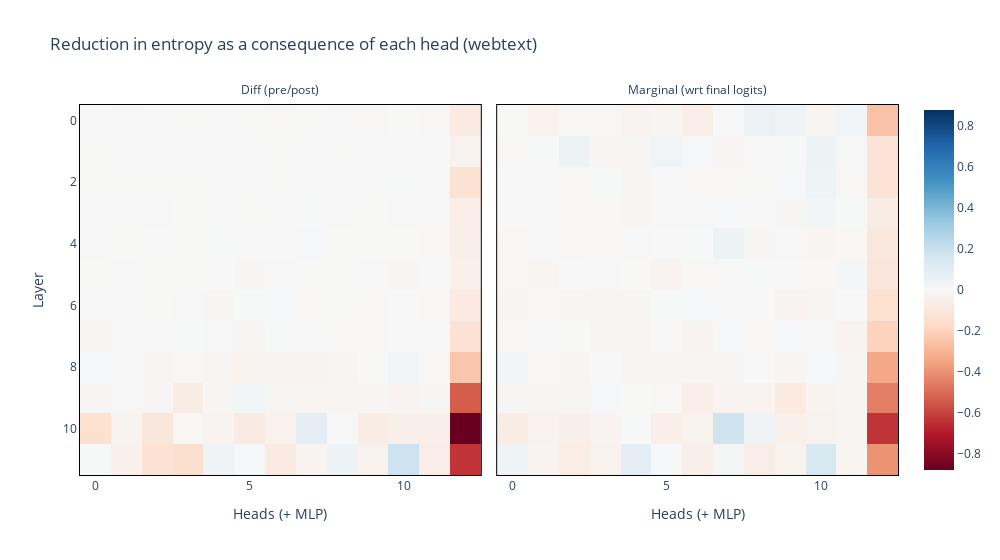
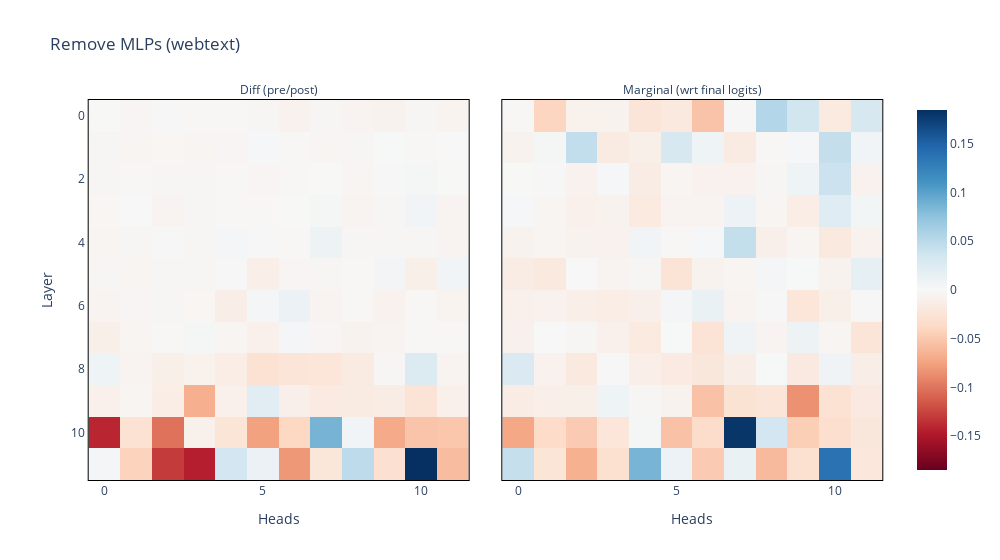
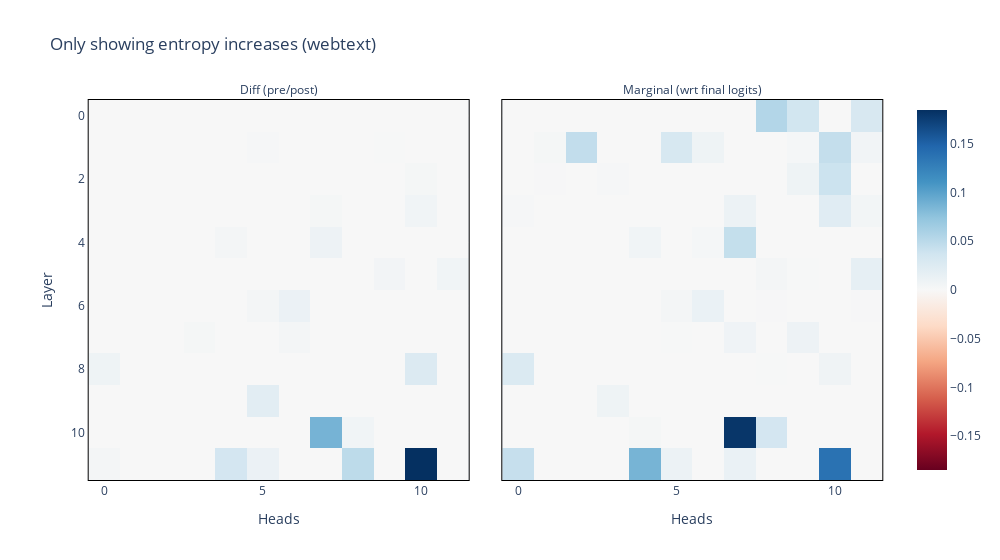

The cell these charts' notebook holds for them, in order:
### Markdown cell above
![image.png](attachment:image.png)

### Code cell
fig_list = make_entropy_plots(entropy_diffs_ioi, entropy_marginals_ioi, model, title="webtext", static=True)

for fig in fig_list:
    fig.show(config = {'displaylogo': False, 'staticPlot': True})

### Figure 1 — Plotly figure (JSON) as saved in the notebook; plotly's stock layout.template omitted (floating-point values rounded to 4 significant figures; data arrays with more than 128 entries replaced by an {"elided": "..."} marker saying what was removed)
{"data": [{"coloraxis": "coloraxis", "hovertemplate": "Heads (+ MLP): %{x}<br>Layer: %{y}<br>color: %{z}<extra></extra>", "name": "0", "type": "heatmap", "xaxis": "x", "yaxis": "y", "z": {"elided": "12x13 float values"}}, {"coloraxis": "coloraxis", "hovertemplate": "Heads (+ MLP): %{x}<br>Layer: %{y}<br>color: %{z}<extra></extra>", "name": "1", "type": "heatmap", "xaxis": "x2", "yaxis": "y2", "z": {"elided": "12x13 float values"}}], "layout": {"annotations": [{"font": {}, "showarrow": false, "text": "Diff (pre/post)", "x": 0.245, "xanchor": "center", "xref": "paper", "y": 1, "yanchor": "bottom", "yref": "paper"}, {"font": {}, "showarrow": false, "text": "Marginal (wrt final logits)", "x": 0.755, "xanchor": "center", "xref": "paper", "y": 1, "yanchor": "bottom", "yref": "paper"}], "coloraxis": {"cmid": 0, "colorscale": [[0, "rgb(103,0,31)"], [0.1, "rgb(178,24,43)"], [0.2, "rgb(214,96,77)"], [0.3, "rgb(244,165,130)"], [0.4, "rgb(253,219,199)"], [0.5, "rgb(247,247,247)"], [0.6, "rgb(209,229,240)"], [0.7, "rgb(146,197,222)"], [0.8, "rgb(67,147,195)"], [0.9, "rgb(33,102,172)"], [1, "rgb(5,48,97)"]]}, "modebar": {"add": ["drawline", "drawopenpath", "drawclosedpath", "drawcircle", "drawrect", "eraseshape"]}, "title": {"text": "Reduction in entropy as a consequence of each head (webtext)"}, "width": 1000, "xaxis": {"anchor": "y", "constrain": "domain", "domain": [0, 0.49], "linecolor": "black", "linewidth": 1, "mirror": true, "scaleanchor": "y", "showline": true, "title": {"text": "Heads (+ MLP)"}}, "xaxis2": {"anchor": "y2", "domain": [0.51, 1], "linecolor": "black", "linewidth": 1, "matches": "x", "mirror": true, "showline": true, "title": {"text": "Heads (+ MLP)"}}, "yaxis": {"anchor": "x", "autorange": "reversed", "constrain": "domain", "domain": [0, 1], "linecolor": "black", "linewidth": 1, "mirror": true, "showline": true, "title": {"text": "Layer"}}, "yaxis2": {"anchor": "x2", "domain": [0, 1], "linecolor": "black", "linewidth": 1, "matches": "y", "mirror": true, "showline": true, "showticklabels": false}}}

### Figure 2 — Plotly figure (JSON) as saved in the notebook; plotly's stock layout.template omitted (floating-point values rounded to 4 significant figures; data arrays with more than 128 entries replaced by an {"elided": "..."} marker saying what was removed)
{"data": [{"coloraxis": "coloraxis", "hovertemplate": "Heads: %{x}<br>Layer: %{y}<br>color: %{z}<extra></extra>", "name": "0", "type": "heatmap", "xaxis": "x", "yaxis": "y", "z": {"elided": "12x12 float values"}}, {"coloraxis": "coloraxis", "hovertemplate": "Heads: %{x}<br>Layer: %{y}<br>color: %{z}<extra></extra>", "name": "1", "type": "heatmap", "xaxis": "x2", "yaxis": "y2", "z": {"elided": "12x12 float values"}}], "layout": {"annotations": [{"font": {}, "showarrow": false, "text": "Diff (pre/post)", "x": 0.245, "xanchor": "center", "xref": "paper", "y": 1, "yanchor": "bottom", "yref": "paper"}, {"font": {}, "showarrow": false, "text": "Marginal (wrt final logits)", "x": 0.755, "xanchor": "center", "xref": "paper", "y": 1, "yanchor": "bottom", "yref": "paper"}], "coloraxis": {"cmax": 0.1847, "cmid": 0, "cmin": -0.1847, "colorscale": [[0, "rgb(103,0,31)"], [0.1, "rgb(178,24,43)"], [0.2, "rgb(214,96,77)"], [0.3, "rgb(244,165,130)"], [0.4, "rgb(253,219,199)"], [0.5, "rgb(247,247,247)"], [0.6, "rgb(209,229,240)"], [0.7, "rgb(146,197,222)"], [0.8, "rgb(67,147,195)"], [0.9, "rgb(33,102,172)"], [1, "rgb(5,48,97)"]]}, "modebar": {"add": ["drawline", "drawopenpath", "drawclosedpath", "drawcircle", "drawrect", "eraseshape"]}, "title": {"text": "Remove MLPs (webtext)"}, "width": 1000, "xaxis": {"anchor": "y", "constrain": "domain", "domain": [0, 0.49], "linecolor": "black", "linewidth": 1, "mirror": true, "scaleanchor": "y", "showline": true, "title": {"text": "Heads"}}, "xaxis2": {"anchor": "y2", "domain": [0.51, 1], "linecolor": "black", "linewidth": 1, "matches": "x", "mirror": true, "showline": true, "title": {"text": "Heads"}}, "yaxis": {"anchor": "x", "autorange": "reversed", "constrain": "domain", "domain": [0, 1], "linecolor": "black", "linewidth": 1, "mirror": true, "showline": true, "title": {"text": "Layer"}}, "yaxis2": {"anchor": "x2", "domain": [0, 1], "linecolor": "black", "linewidth": 1, "matches": "y", "mirror": true, "showline": true, "showticklabels": false}}}

### Figure 3 — Plotly figure (JSON) as saved in the notebook; plotly's stock layout.template omitted (floating-point values rounded to 4 significant figures; data arrays with more than 128 entries replaced by an {"elided": "..."} marker saying what was removed)
{"data": [{"coloraxis": "coloraxis", "hovertemplate": "Heads: %{x}<br>Layer: %{y}<br>color: %{z}<extra></extra>", "name": "0", "type": "heatmap", "xaxis": "x", "yaxis": "y", "z": {"elided": "12x12 float values"}}, {"coloraxis": "coloraxis", "hovertemplate": "Heads: %{x}<br>Layer: %{y}<br>color: %{z}<extra></extra>", "name": "1", "type": "heatmap", "xaxis": "x2", "yaxis": "y2", "z": {"elided": "12x12 float values"}}], "layout": {"annotations": [{"font": {}, "showarrow": false, "text": "Diff (pre/post)", "x": 0.245, "xanchor": "center", "xref": "paper", "y": 1, "yanchor": "bottom", "yref": "paper"}, {"font": {}, "showarrow": false, "text": "Marginal (wrt final logits)", "x": 0.755, "xanchor": "center", "xref": "paper", "y": 1, "yanchor": "bottom", "yref": "paper"}], "coloraxis": {"cmax": 0.1847, "cmid": 0, "cmin": -0.1847, "colorscale": [[0, "rgb(103,0,31)"], [0.1, "rgb(178,24,43)"], [0.2, "rgb(214,96,77)"], [0.3, "rgb(244,165,130)"], [0.4, "rgb(253,219,199)"], [0.5, "rgb(247,247,247)"], [0.6, "rgb(209,229,240)"], [0.7, "rgb(146,197,222)"], [0.8, "rgb(67,147,195)"], [0.9, "rgb(33,102,172)"], [1, "rgb(5,48,97)"]]}, "modebar": {"add": ["drawline", "drawopenpath", "drawclosedpath", "drawcircle", "drawrect", "eraseshape"]}, "title": {"text": "Only showing entropy increases (webtext)"}, "width": 1000, "xaxis": {"anchor": "y", "constrain": "domain", "domain": [0, 0.49], "linecolor": "black", "linewidth": 1, "mirror": true, "scaleanchor": "y", "showline": true, "title": {"text": "Heads"}}, "xaxis2": {"anchor": "y2", "domain": [0.51, 1], "linecolor": "black", "linewidth": 1, "matches": "x", "mirror": true, "showline": true, "title": {"text": "Heads"}}, "yaxis": {"anchor": "x", "autorange": "reversed", "constrain": "domain", "domain": [0, 1], "linecolor": "black", "linewidth": 1, "mirror": true, "showline": true, "title": {"text": "Layer"}}, "yaxis2": {"anchor": "x2", "domain": [0, 1], "linecolor": "black", "linewidth": 1, "matches": "y", "mirror": true, "showline": true, "showticklabels": false}}}
